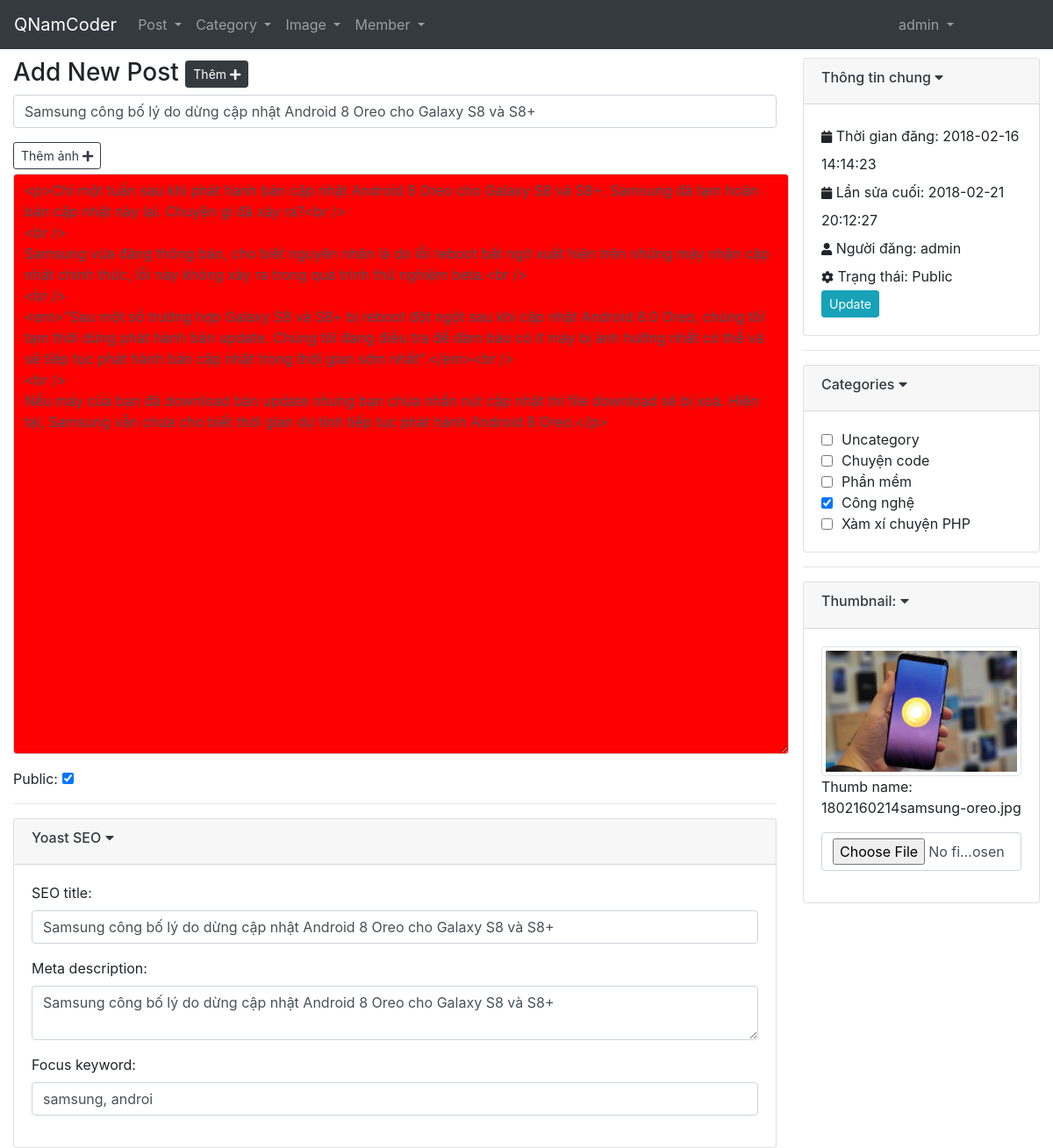
The app's page /admin/post/edit-post.php?post_id=61 (signed in) with its own data.
### tables this page shows
CREATE TABLE `posts` (
  `post_id` int(10) NOT NULL,
  `post_title` varchar(500) DEFAULT NULL,
  `post_content` text,
  `category_id` int(11) NOT NULL,
  `id` int(11) NOT NULL,
  `img_id` int(11) NOT NULL,
  `is_public` tinyint(4) DEFAULT '0',
  `createdate` datetime DEFAULT NULL,
  `updatedate` datetime DEFAULT NULL,
  `seo_title` varchar(500) DEFAULT NULL,
  `post_description` text,
  `key_word` varchar(500) DEFAULT NULL,
  `post_slug` varchar(350) DEFAULT NULL
);

CREATE TABLE `users` (
  `id` int(11) NOT NULL,
  `username` varchar(30) NOT NULL,
  `password` varchar(30) NOT NULL,
  `name` varchar(255) NOT NULL,
  `gender` varchar(10) DEFAULT NULL,
  `email` varchar(255) NOT NULL,
  `level` tinyint(4) NOT NULL
);

CREATE TABLE `categories` (
  `category_id` int(10) NOT NULL,
  `category_name` varchar(150) DEFAULT NULL,
  `category_slug` varchar(200) NOT NULL
);

CREATE TABLE `images` (
  `img_id` int(11) NOT NULL,
  `img_name` varchar(200) DEFAULT NULL,
  `img_path` varchar(300) DEFAULT NULL,
  `img_type` varchar(50) NOT NULL,
  `img_size` int(10) NOT NULL,
  `img_alt` varchar(200) NOT NULL,
  `is_thumb` tinyint(4) NOT NULL
);

### admin/post/edit-post.php (the view, shortened to what this page needs)
	<?php
		include_once("../inc/dbConfig.php");
		$editor_name = "";
		$thumb_name = "";
		$thumb_path = "";
		$post_title = "";
		$post_content = "";
		$isPublic = 0;
		$post_seo_title = "" ;
		$post_description = "";
		$post_keyword = "";
		$post_category = 0;
		$post_thumb = "";
		$post_editor = "";
		$create_date = "";
		$update_date = "";
	?>
	<?php
		if(isset($_GET['post_id']) ){
			$post_id = $_GET['post_id'];
			$sql_GetPostId = "SELECT * FROM posts WHERE post_id = '$post_id' ";
			$query_GetPostId = mysqli_query($conn,$sql_GetPostId);
			while ($getPostInfo = mysqli_fetch_array($query_GetPostId) ) {
			    $post_title = $getPostInfo['post_title'];
				$post_content = $getPostInfo['post_content'];
				$isPublic = $getPostInfo['is_public'];
				$post_seo_title = $getPostInfo['seo_title'];
				$post_description = $getPostInfo['post_description'];
				$post_keyword = $getPostInfo['key_word'];
				$post_editor = $getPostInfo['id'];
				$post_category = $getPostInfo['category_id'];
				$post_thumb = $getPostInfo['img_id'];
				$create_date = $getPostInfo['createdate'];
				$update_date = $getPostInfo['updatedate'];
			}
			$sql_getUserInfo = "SELECT * FROM users WHERE id = '$post_editor' ";
			$query_getUserInfo = mysqli_query($conn,$sql_getUserInfo);
			while ($getUserInfo = mysqli_fetch_array($query_getUserInfo) ) {
			    $editor_name = $getUserInfo['name'];
			}
			$sql_getImgInfo = "SELECT * FROM images WHERE img_id = '$post_thumb' ";
			$query_getImgInfo = mysqli_query($conn,$sql_getImgInfo);
			while ($getImgInfo = mysqli_fetch_array($query_getImgInfo) ) {
			    $thumb_name = $getImgInfo['img_name'];
			    $thumb_path = $getImgInfo['img_path'];
			}
		}
	?>
<?php include_once("../inc/header.php"); ?>
</head>
<body>
<?php include_once("../inc/nav-horizontal.php");?>
		<div class="container-fluid">
			<div class="row">
				<div class="col-xs-9 col-sm-9 col-md-9 col-lg-9">
					<form method="post" action="" enctype="multipart/form-data">
						<div class="add-new-post">
							<h3>Add New Post
				  				<a href="add-post.php">
				  					<button type="button" class="btn-sm btn btn-dark">
				  						<span>Thêm</span>
				  						<span class="fa fa-plus"></span>
				  					</button>
				  				</a>
			  				</h3>
						</div>
						<div class="content-element">
							<div class="form-group">
		  						<input type="text" name="post_title" id="post_title" class="form-control" placeholder="Tiêu đề" value="<?php echo $post_title; ?>" >
			  				</div>
							<div>
								<a href="<?php echo '../img/add-image.php';?>" target="_BLANK">
				  					<button type="button" class="btn-sm btn btn-outline-dark mr-bottom">
				  						<span>Thêm ảnh</span>
				  						<span class="fa fa-plus"></span>
				  					</button>
				  				</a>
			  				</div>
						    <div class="form-group">
						      <textarea class="form-control" id="post_content" name="post_content"><?php echo $post_content; ?></textarea>
						    </div>
							<div class="form-inline">
								<label for="post_public">Public:</label>
								<input type="checkbox" name="post_public" class="form-control" id="post_public" value="1" <?php echo ($isPublic==1)?"checked":" "; ?> >
			  				</div>
						</div>
						<hr>
						<div class="seo-element">
							<div class="card">
							    <div class="card-header">
							      <a class="card-link" data-toggle="collapse" href="#seo">
							      	<h6>
							      		<span class="text-dark">Yoast SEO</span>
							      		<span><i class=" text-dark pull-right fa fa-caret-down "></i></span>
							      	</h6>
							      </a>
							    </div>
							    <div id="seo" class="collapse show">
							      <div class="card-body">
							      	<div class="form-group">
										<div class="form-group">
											<label for="">SEO title: </label>
											<input type="text" name="post_seo_title" class="form-control" value="<?php echo $post_seo_title; ?>" >
										</div>
										<div class="form-group">
											<label for="">Meta description: </label>
											<textarea class="form-control" name="post_description"><?php echo $post_description; ?></textarea>
										</div>
										<div class="form-group">
											<label for="">Focus keyword: </label>
											<input type="text" name="post_keyword" class="form-control" value="<?php echo $post_keyword; ?>" >
										</div>
									</div>
							      </div>
							    </div>
							 </div>
						</div>
					</div>
					<div class="col-xs-3 col-sm-3 col-md-3 col-lg-3">
						<div class="card">
						    <div class="card-header">
						      <a class="card-link" data-toggle="collapse" href="#post-info">
						      	<h6>
						      		<span class="text-dark">Thông tin chung</span>
						      		<span><i class="text-dark pull-right fa fa-caret-down "></i></span>
						      	</h6>
						      </a>
						    </div>
						    <div id="post-info" class="collapse show">
						      <div class="card-body">
						      	<span class="post-info-item">
						      		<i class="fa fa-calendar" style="font-size:14px;"></i>
						      		Thời gian đăng: <?php echo $create_date;?>
						      	</span> <br>
						      	<span class="post-info-item">
						      		<i class="fa fa-calendar" style="font-size:14px;"></i>
						      		Lần  sửa cuối: <?php echo $update_date;?>
						      	</span> <br>
						      	<span class="post-info-item"><i class="fa fa-user" style="font-size:14px;"></i> Người đăng: <?php echo $editor_name;?></span><br>
						      	<span class="post-info-item"><i class="fa fa-cog" style="font-size:14px;"></i> Trạng thái: <?php echo ($isPublic == 1)?"Public":"Editing"; ?></span><br>
								<input type="submit" name="update" class="btn btn-sm btn-info"  value="Update">
						      </div>
						    </div>
						 </div>
						<hr>
						<div class="card">
							<div class="card-header">
							  <a class="card-link" data-toggle="collapse" href="#post-category">
							  	<h6>
							  		<span class="text-dark">Categories</span>
							  		<span><i class=" text-dark pull-right fa fa-caret-down "></i></span>
							  	</h6>
							  </a>
							</div>
							<div id="post-category" class="collapse show">
							  <div class="card-body">
						 		<?php
						 			$sql_show_category = "SELECT * FROM categories";
						 			$query_show_category = mysqli_query($conn,$sql_show_category);
						 			while ($show_category = mysqli_fetch_array($query_show_category) ) {
						 		?>
								<div class="form-inline">
									<input type="checkbox" name="post_category" class="form-control form-category"
										value="<?php echo $show_category['category_id']?>"
										<?php echo ($post_category == $show_category['category_id'] )?"checked":" ";?> >
							 		<span><?php echo $show_category['category_name']; ?></span>
								</div>
						 		<?php
						 			}
						 		?>
							  </div>
							</div>
						</div>
						<hr>
						<div class="card">
						    <div class="card-header">
						      <a class="card-link" data-toggle="collapse" href="#post_thumb">
						      	<h6>
						      		<span class="text-dark">Thumbnail: </span>
						      		<span><i class="text-dark pull-right fa fa-caret-down "></i></span>
						      	</h6>
						      </a>
						    </div>
						    <div id="post_thumb" class="collapse show">
						      <div class="card-body">
						      	<div class="thumb-info">
						      		<img src='<?php echo _DOMAIN.$thumb_path;?>'
										alt = '<?php echo $post_keyword; ?> '
						      			class="img-thumbnail">
						      		<p>Thumb name: <?php echo $thumb_name;?></p>
						      	</div>
						      	<div class="form-group">
									 <input type="file" name="post_thumb" accept="image/*" class="form-control">
								</div>
						      </div>
						    </div>
						</div>
	  				</div>
			</div>
		</div>
 	<?php include_once"../inc/footer.php"; ?>

### records on screen
posts: post_title "Samsung công bố lý do dừng cập nhật Android 8 Oreo cho Galaxy S8 và S8+", post_content "<p>Chỉ một tuần sau khi phát hành bản cập nhật Android 8 Oreo cho Galaxy S8 và S8+, Samsung đã tạm hoãn bản cập nhật này lại. Chuyện gì đã xảy ra?<br /> <br /> Samsung vừa đăng thông báo, cho biết nguyên nhân là do lỗi reboot bất ngờ xuất hiện trên những máy nhận cập nhật chính thức, lỗi này không xảy ra trong quá trình thử nghiệm beta.<br /> <br /> <em>\"Sau một số trường hợp Galaxy S8 và S8+ bị reboot đột ngột sau khi cập nhật Android 8.0 Oreo, chúng tôi tạm thời dừng phát hành bản update. Chúng tôi đang điều tra để đảm bảo có ít máy bị ảnh hưởng nhất có thể và sẽ tiếp tục phát hành bản cập nhật trong thời gian sớm nhất\".</em><br /> <br /> Nếu máy của bạn đã download bản update nhưng bạn…", is_public "☑", post_seo_title "Samsung công bố lý do dừng cập nhật Android 8 Oreo cho Galaxy S8 và S8+", post_description "Samsung công bố lý do dừng cập nhật Android 8 Oreo cho Galaxy S8 và S8+", post_keyword "samsung, androi", createdate "2018-02-16 14:14:23", updatedate "2018-02-21 20:12:27", category_id "☑"
users: name "admin"
categories: category_name "Uncategory"
categories: category_name "Chuyện code"
categories: category_name "Phần mềm"
categories: category_name "Công nghệ"
categories: category_name "Xàm xí chuyện PHP"
images: img_path (picture), img_name "1802160214samsung-oreo.jpg"

### other values on screen
$_SESSION['username'] "admin"
